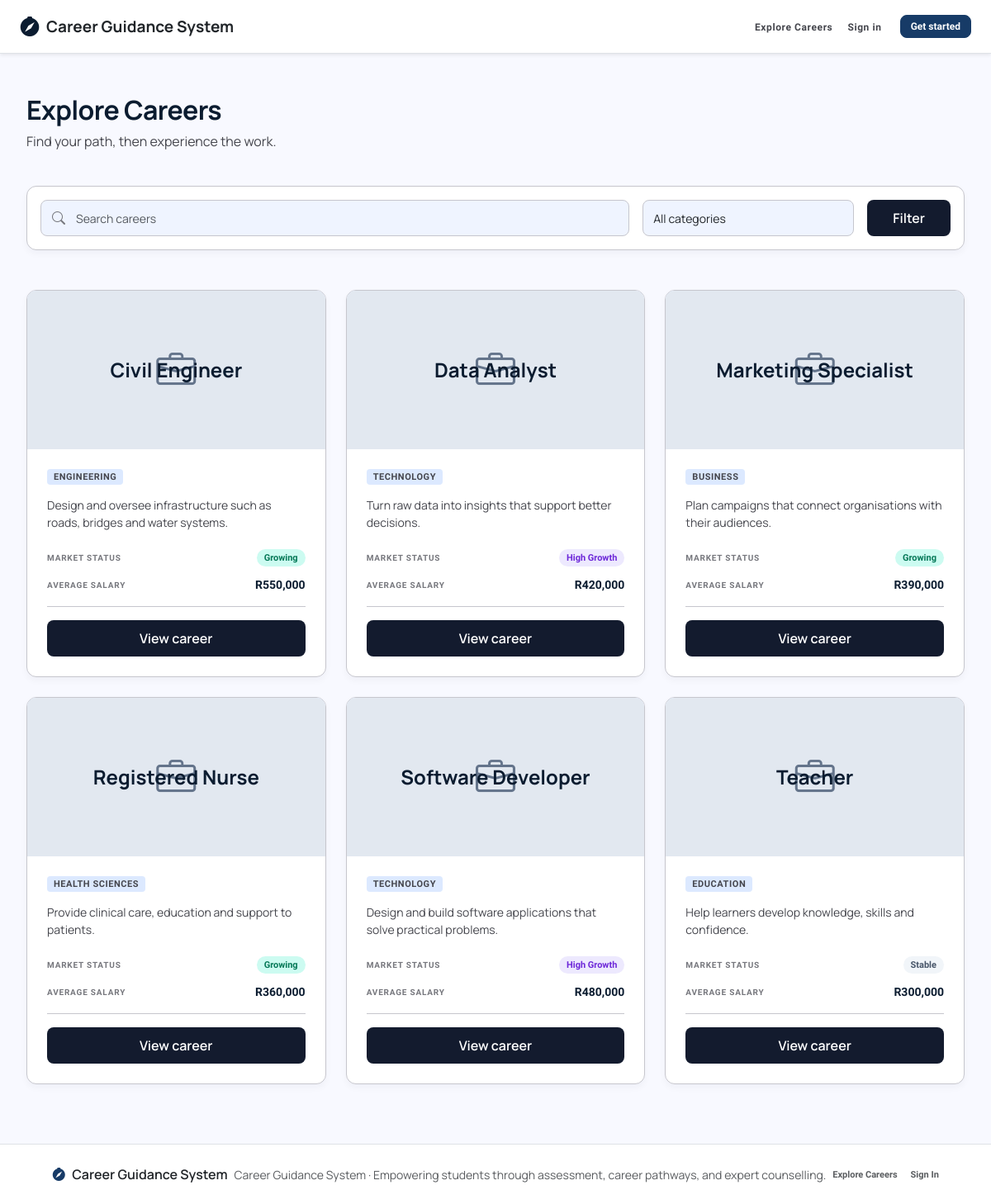
The app's page /careers/browse.php with its own data.
### tables this page shows
CREATE TABLE careers (
  id INT UNSIGNED AUTO_INCREMENT PRIMARY KEY,
  category_id INT UNSIGNED NOT NULL,
  title VARCHAR(120) NOT NULL,
  slug VARCHAR(140) NOT NULL,
  summary VARCHAR(500) NULL,
  description TEXT NULL,
  average_salary DECIMAL(12,2) NULL,
  growth_outlook ENUM('declining','stable','growing','high_growth') NULL,
  image VARCHAR(255) NULL,
  is_active TINYINT(1) NOT NULL DEFAULT 1,
  created_at TIMESTAMP NOT NULL DEFAULT CURRENT_TIMESTAMP,
  updated_at TIMESTAMP NOT NULL DEFAULT CURRENT_TIMESTAMP ON UPDATE CURRENT_TIMESTAMP,
  UNIQUE KEY uq_careers_slug (slug),
  KEY idx_careers_category (category_id),
  FULLTEXT KEY ft_careers_title_desc (title, summary, description),
  CONSTRAINT fk_careers_category FOREIGN KEY (category_id) REFERENCES career_categories(id) ON DELETE RESTRICT
);

CREATE TABLE career_categories (
  id INT UNSIGNED AUTO_INCREMENT PRIMARY KEY,
  name VARCHAR(80) NOT NULL,
  slug VARCHAR(90) NOT NULL,
  icon VARCHAR(50) NULL,
  UNIQUE KEY uq_career_categories_name (name),
  UNIQUE KEY uq_career_categories_slug (slug)
);

### includes/functions.php (called while the page is built, shortened)
<?php
function url(string $path = ''): string { return BASE_URL . '/' . ltrim($path, '/'); }
function e(mixed $value): string { return htmlspecialchars((string)$value, ENT_QUOTES, 'UTF-8'); }
function user(): ?array { return $_SESSION['user'] ?? null; }

### careers/browse.php (the view, shortened to what this page needs)
<?php
require_once dirname(__DIR__) . '/includes/functions.php';
$q = trim($_GET['q'] ?? '');
$category = (int)($_GET['category'] ?? 0);
$where = ['c.is_active=1'];
$sql = "SELECT c.*,cc.name category,GROUP_CONCAT(DISTINCT s.name ORDER BY s.name SEPARATOR ', ') skills FROM careers c JOIN career_categories cc ON cc.id=c.category_id LEFT JOIN career_skills cs ON cs.career_id=c.id LEFT JOIN skills s ON s.id=cs.skill_id WHERE " . implode(' AND ', $where) . ' GROUP BY c.id ORDER BY c.title';
$stmt = $con->prepare($sql);
$stmt->execute();
$careers = $stmt->get_result();
$categories = $con->query('SELECT * FROM career_categories ORDER BY name');
$bodyClass = 'student-catalog';
require dirname(__DIR__) . '/includes/header.php'; ?>
<div class="career-catalog-shell">
    <header class="career-catalog-header">
        <h1>Explore Careers</h1>
        <p>Find your path, then experience the work.</p>
    </header>
    <form class="career-filter-card">
        <div class="career-search-field"><i class="bi bi-search"></i><input class="form-control" name="q" value="<?= e($q) ?>" placeholder="Search careers"></div>
        <select class="form-select" name="category">
            <option value="0">All categories</option><?php foreach ($categories as $c): ?><option value="<?= $c['id'] ?>" <?= $category === $c['id'] ? 'selected' : '' ?>><?= e($c['name']) ?></option><?php endforeach ?>
        </select>
        <button class="btn">Filter</button>
    </form>
    <div class="career-bento-grid">
        <?php foreach ($careers as $c): $growth = $c['growth_outlook'] ?: 'stable'; ?>
            <article class="catalog-career-card">
                <div class="catalog-career-media">
                    <?php if ($c['image']): ?><img src="<?= e(preg_match('~^https?://~i', $c['image']) ? $c['image'] : url($c['image'])) ?>" alt="<?= e($c['title']) ?> workspace"><?php else: ?><div class="catalog-career-placeholder"><i class="bi bi-briefcase"></i></div><?php endif ?>
                    <div>
                        <h2><?= e($c['title']) ?></h2>
                    </div>
                </div>
                <div class="catalog-career-body">
                    <span class="catalog-category"><?= e($c['category']) ?></span>
                    <p class="catalog-summary"><?= e($c['summary']) ?></p>
                    <div class="catalog-meta mt-auto">
                        <div><span>Market status</span><strong class="catalog-growth growth-<?= e($growth) ?>"><?= e(ucwords(str_replace('_', ' ', $growth))) ?></strong></div>
                        <div><span>Average salary</span><strong><?= $c['average_salary'] ? 'R' . number_format($c['average_salary']) : 'Not listed' ?></strong></div>
                    </div>
                    <div class="catalog-action"><a href="<?= url('careers/view.php?id=' . $c['id']) ?>">View career</a></div>
                </div>
            </article>
        <?php endforeach ?>
    </div>
</div>
<?php require dirname(__DIR__) . '/includes/footer.php'; ?>

### includes/header.php (shortened to what this page needs)
<?php require_once __DIR__.'/functions.php'; $pageTitle = $pageTitle ?? 'Career Guidance System'; ?>
<!doctype html>
<html lang="en">
<head>
  <link href="https://cdn.jsdelivr.net/npm/bootstrap@5.3.3/dist/css/bootstrap.min.css" rel="stylesheet">
  <link href="https://cdn.jsdelivr.net/npm/bootstrap-icons@1.11.3/font/bootstrap-icons.css" rel="stylesheet">
  <link href="<?=url('assets/css/custom.css')?>" rel="stylesheet">
</head>
<body class="<?=e($bodyClass??'')?>">
<nav class="navbar navbar-expand-lg bg-white border-bottom sticky-top public-navbar shadow-sm">
  <div class="container-fluid px-3 px-lg-4">
    <a class="navbar-brand fw-bold d-flex align-items-center gap-2 text-primary" href="<?=url()?>">
      <i class="bi bi-compass-fill fs-4"></i>
      <span class="text-dark">Career Guidance System</span>
    </a>
    <div class="collapse navbar-collapse" id="nav">
      <ul class="navbar-nav ms-auto align-items-lg-center gap-lg-1">
        <?php $currentPath = $_SERVER['PHP_SELF'] ?? ''; ?>
        <?php if (user()): ?>
          <?php if (user()['role'] === 'student'): ?>
            <li class="nav-item"><a class="nav-link <?=$currentPath && str_contains($currentPath,'/dashboard/progress') ? 'active fw-semibold' : ''?>" href="<?=url('dashboard/progress.php')?>"><i class="bi bi-bar-chart me-1"></i>My Guidance</a></li>
            <li class="nav-item"><a class="nav-link <?=$currentPath && str_contains($currentPath,'/assessment/') ? 'active fw-semibold' : ''?>" href="<?=url('assessment/interest.php')?>"><i class="bi bi-clipboard2-check me-1"></i>Assessment</a></li>
            <li class="nav-item"><a class="nav-link <?=$currentPath && str_contains($currentPath,'/dashboard/counselling') ? 'active fw-semibold' : ''?>" href="<?=url('dashboard/counselling.php')?>"><i class="bi bi-chat-heart me-1"></i>Career Counselling</a></li>
            <li class="nav-item"><a class="nav-link <?=$currentPath && str_contains($currentPath,'/careers/') ? 'active fw-semibold' : ''?>" href="<?=url('careers/browse.php')?>"><i class="bi bi-briefcase me-1"></i>Explore Careers</a></li>
            <li class="nav-item"><a class="nav-link <?=$currentPath && str_contains($currentPath,'/dashboard/profile') ? 'active fw-semibold' : ''?>" href="<?=url('dashboard/profile.php')?>"><i class="bi bi-person me-1"></i>Profile</a></li>
          <?php elseif (user()['role'] === 'counselor'): ?>
            <li class="nav-item"><a class="nav-link <?=$currentPath && str_contains($currentPath,'/counselor/index') ? 'active fw-semibold' : ''?>" href="<?=url('counselor/index.php')?>"><i class="bi bi-people me-1"></i>Students</a></li>
            <li class="nav-item"><a class="nav-link <?=$currentPath && str_contains($currentPath,'/counselor/requests') ? 'active fw-semibold' : ''?>" href="<?=url('counselor/requests.php')?>"><i class="bi bi-inbox me-1"></i>Counselling Requests</a></li>
            <li class="nav-item"><a class="nav-link <?=$currentPath && str_contains($currentPath,'/counselor/appointments') ? 'active fw-semibold' : ''?>" href="<?=url('counselor/appointments.php')?>"><i class="bi bi-calendar-event me-1"></i>Appointments</a></li>
            <li class="nav-item"><a class="nav-link <?=$currentPath && str_contains($currentPath,'/counselor/applications') ? 'active fw-semibold' : ''?>" href="<?=url('counselor/applications.php')?>"><i class="bi bi-file-earmark-person me-1"></i>Applications</a></li>
          <?php elseif (user()['role'] === 'admin'): ?>
            <li class="nav-item"><a class="nav-link <?=$currentPath && str_contains($currentPath,'/admin/index') ? 'active fw-semibold' : ''?>" href="<?=url('admin/index.php')?>"><i class="bi bi-speedometer2 me-1"></i>Dashboard</a></li>
            <li class="nav-item"><a class="nav-link <?=$currentPath && str_contains($currentPath,'/admin/users') ? 'active fw-semibold' : ''?>" href="<?=url('admin/users.php')?>"><i class="bi bi-people-fill me-1"></i>User Accounts</a></li>
            <li class="nav-item"><a class="nav-link <?=$currentPath && str_contains($currentPath,'/admin/monitor') ? 'active fw-semibold' : ''?>" href="<?=url('admin/monitor.php')?>"><i class="bi bi-activity me-1"></i>System Monitor</a></li>
            <li class="nav-item"><a class="nav-link <?=$currentPath && str_contains($currentPath,'/admin/careers') ? 'active fw-semibold' : ''?>" href="<?=url('admin/careers.php')?>"><i class="bi bi-briefcase me-1"></i>Career Catalog</a></li>
          <?php elseif (user()['role'] === 'content_manager'): ?>
            <li class="nav-item"><a class="nav-link" href="<?=url('admin/careers.php')?>"><i class="bi bi-folder me-1"></i>Content Manager</a></li>
          <?php endif; ?>
          <li class="nav-item dropdown ms-lg-2">
            <button class="btn btn-light position-relative rounded-pill px-3" data-bs-toggle="dropdown" aria-label="Notifications">
              <i class="bi bi-bell"></i>
              <span id="unreadCount" class="badge rounded-pill bg-danger position-absolute top-0 start-100 translate-middle"></span>
            </button>
            <div id="notificationMenu" class="dropdown-menu dropdown-menu-end notification-menu p-2 shadow"></div>
          </li>
          <li class="nav-item ms-lg-2 d-flex align-items-center gap-2">
            <span class="badge bg-light text-dark border px-2 py-1">
              <i class="bi bi-person-badge text-primary me-1"></i><?=e(ucwords(str_replace('_',' ',user()['role'])))?>
            </span>
            <a class="btn btn-sm btn-outline-danger" href="<?=url('auth/logout.php')?>"><i class="bi bi-box-arrow-right me-1"></i>Sign out</a>
          </li>
        <?php else: ?>
          <li class="nav-item"><a class="nav-link" href="<?=url('careers/browse.php')?>">Explore Careers</a></li>
          <li class="nav-item"><a class="nav-link" href="<?=url('auth/login.php')?>">Sign in</a></li>
          <li class="nav-item ms-lg-2"><a class="btn btn-primary" href="<?=url('auth/register.php')?>">Get started</a></li>
        <?php endif; ?>
      </ul>
    </div>
  </div>
</nav>
<main>

### includes/footer.php (shortened to what this page needs)
</main>
<footer class="public-footer text-center py-4 border-top mt-5 bg-white text-muted">
  <div class="container">
    <div class="d-flex flex-column flex-md-row justify-content-between align-items-center gap-2">
      <div class="fw-semibold text-dark d-flex align-items-center gap-2">
        <i class="bi bi-compass-fill text-primary"></i> Career Guidance System
      </div>
      <div class="small">Career Guidance System &middot; Empowering students through assessment, career pathways, and expert counselling.</div>
      <div class="small d-flex gap-3">
        <a href="<?=url('careers/browse.php')?>" class="text-decoration-none text-muted">Explore Careers</a>
        <a href="<?=url('auth/login.php')?>" class="text-decoration-none text-muted">Sign In</a>
      </div>
    </div>
  </div>
</footer>
<div class="toast-container position-fixed bottom-0 end-0 p-3" id="toastArea"></div>
</body>
</html>

### records on screen
careers: title "Civil Engineer", category.name "ENGINEERING", summary "Design and oversee infrastructure such as roads, bridges and water systems.", growth_outlook "Growing", average_salary "550,000"
careers: title "Data Analyst", category.name "TECHNOLOGY", summary "Turn raw data into insights that support better decisions.", growth_outlook "High Growth", average_salary "420,000"
careers: title "Marketing Specialist", category.name "BUSINESS", summary "Plan campaigns that connect organisations with their audiences.", growth_outlook "Growing", average_salary "390,000"
careers: title "Registered Nurse", category.name "HEALTH SCIENCES", summary "Provide clinical care, education and support to patients.", growth_outlook "Growing", average_salary "360,000"
careers: title "Software Developer", category.name "TECHNOLOGY", summary "Design and build software applications that solve practical problems.", growth_outlook "High Growth", average_salary "480,000"
careers: title "Teacher", category.name "EDUCATION", summary "Help learners develop knowledge, skills and confidence.", growth_outlook "Stable", average_salary "300,000"
